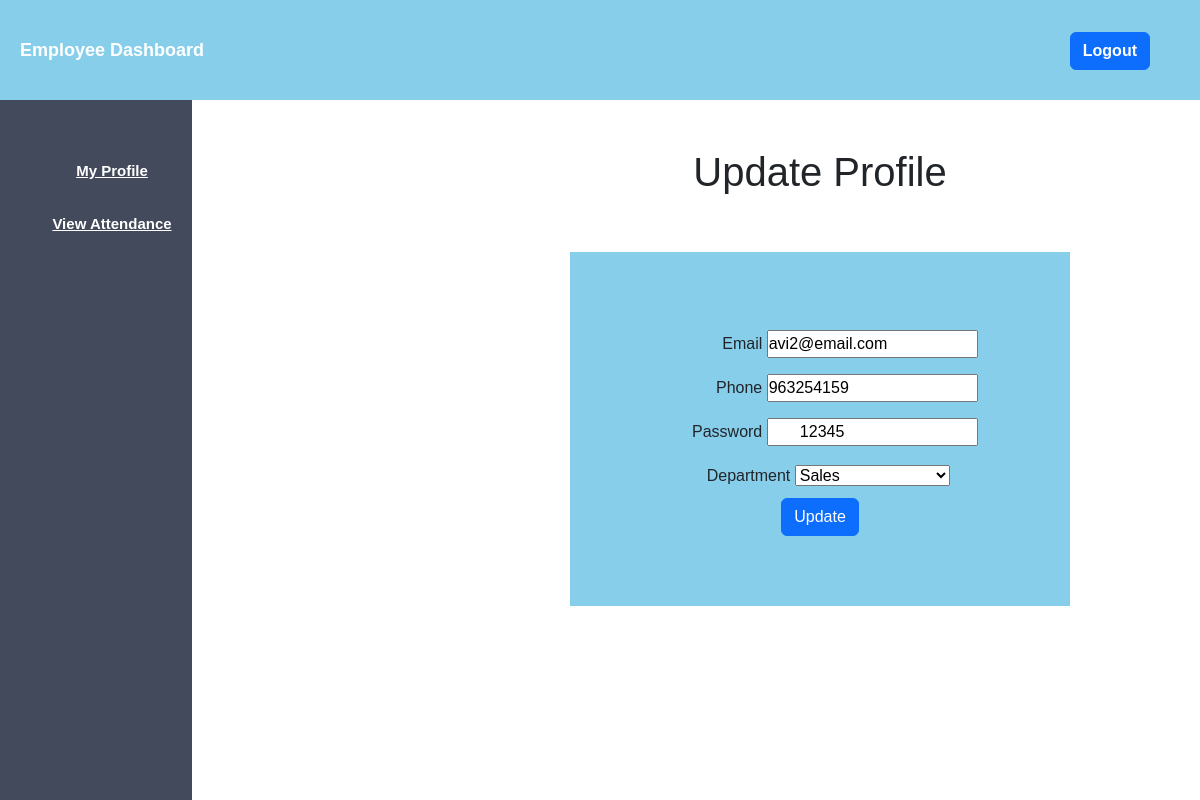
/employee_profile.php (signed in), run on the app's committed database.
### tables this page shows
CREATE TABLE `user` (
  `id` int(11) NOT NULL,
  `username` varchar(50) DEFAULT NULL,
  `phone` bigint(30) DEFAULT NULL,
  `email` varchar(50) DEFAULT NULL,
  `usertype` varchar(50) DEFAULT NULL,
  `password` varchar(50) DEFAULT NULL,
  `gender` varchar(50) DEFAULT NULL,
  `department_id` int(11) DEFAULT NULL
);

### employee_profile.php (the view, shortened to what this page needs)
<?php
    $host = "localhost";
    $user = "root";
    $password = "";
    $db = "employeeproject";
    $data = mysqli_connect($host, $user, $password, $db);
    $name=$_SESSION['username'];
    $sql="SELECT * FROM user WHERE username='$name' ";
    $result=mysqli_query($data,$sql);
    $info=mysqli_fetch_assoc($result);
?>
<!DOCTYPE html>
<html lang="en">
<head>
    <link rel="stylesheet" href="admin.css">
    <link rel="stylesheet" href="https://cdn.jsdelivr.net/npm/bootstrap@5.3.3/dist/css/bootstrap.min.css">
</head>
<body>
    <?php
    include 'employee_sidebar.php'
     ?>
     <div class="content">
        <center>
            <h1>Update Profile</h1>
            <br><br>
        <form action="#" method="POST">
            <div class="div_deg">
            <div>
                <label>Email</label>
                <input type="email" name="email" value="<?php echo"{$info['email']}" ?>">
            </div>
            <div>
                <label>Phone</label>
                <input type="number" name="phone" value="<?php echo"{$info['phone']}" ?>">
            </div>
            <div>
                <label>Password</label>
                <input type="text" name="password" value="<?php echo"{$info['password']}" ?>">
            </div>
            <div>
                    <label>Department</label>
                    <select name="department">
                        <?php
                        $sql = "SELECT id, name FROM department";
                        $result = mysqli_query($data, $sql);
                        while ($row = mysqli_fetch_assoc($result)) {
                            $selected = ($row['id'] == $info['department_id']) ? "selected" : "";
                            echo "<option value='" . $row['id'] . "' $selected>" . $row['name'] . "</option>";
                        }
                        ?>
                    </select>
                </div>
            <div>
                <input type="submit" class="btn btn-primary" name="update_profile" value="Update">
            </div>
            </div>
        </form>
        </center>
     </div>
</body>
</html>

### admin.css (style rules this page uses)
* { margin: 0px; padding: 0px ; }
.content { margin-left: 20%; margin-top: 5%; }

### employee_sidebar.php (style rules this page uses)
* { margin: 0; padding: 0; box-sizing: border-box; }
body { font-family: Arial, sans-serif; display: grid; grid-template-rows: auto 1fr; grid-template-columns: 250px 1fr; height: 100vh; }

### employee_profile.php (style rules this page uses)
label { display: inline-block; text-align: right; width: 100px; padding-top: 10px; padding-bottom: 10px; }
.div_deg { background-color: skyblue; width: 500px; padding-top: 70px; padding-bottom: 70px; }

### data on the page
user: email "avi2@email.com", phone "963254159", password "12345"

### other printed values
form field department "Sales"
